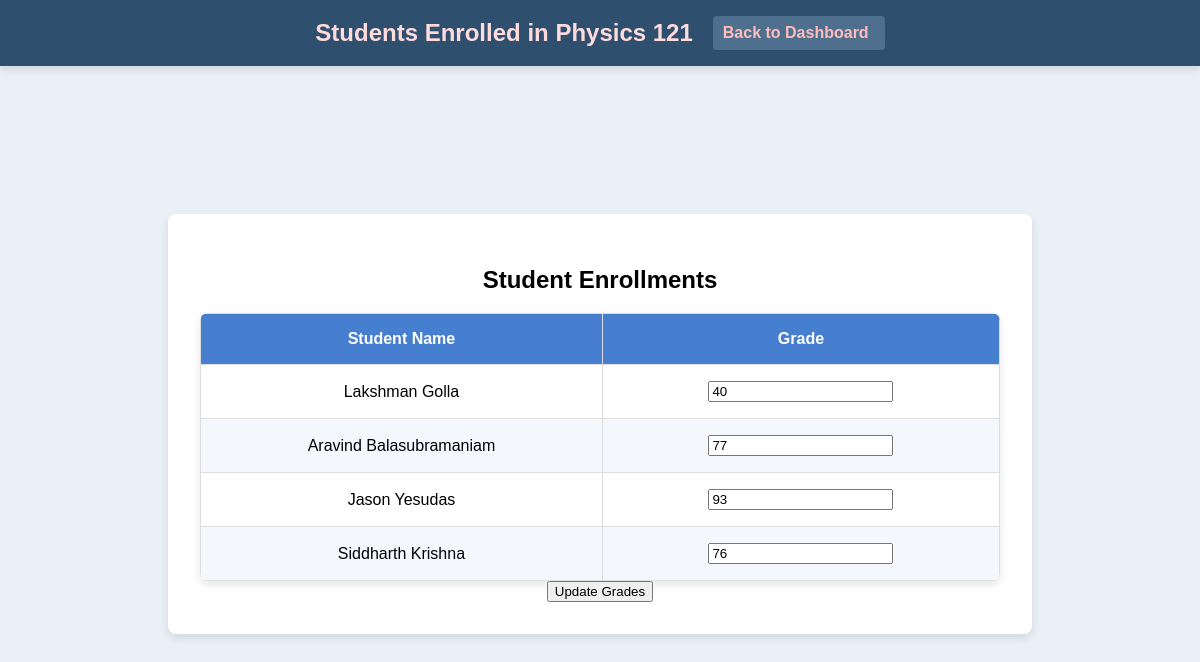
The app's page /teacher/course/3/students (signed in) with its own data.
### app.py (models this page shows, shortened)
class Course(db.Model):
    id = db.Column(db.Integer, primary_key=True)
    course_code = db.Column(db.String(10))
    course_name = db.Column(db.String(100))
    capacity = db.Column(db.Integer)
    teacher_id = db.Column(db.Integer, db.ForeignKey('user.id'))
    teacher = db.relationship('User', backref='teaching_courses', foreign_keys=[teacher_id])
    time = db.Column(db.String(50))
    enrolled_count = db.Column(db.Integer, default=0)

class User(UserMixin, db.Model):
    id = db.Column(db.Integer, primary_key=True)
    username = db.Column(db.String(150))
    password = db.Column(db.String(150))
    role = db.Column(db.String(50))

class Enrollment(db.Model):
    id = db.Column(db.Integer, primary_key=True)
    course_id = db.Column(db.Integer, db.ForeignKey('course.id'))
    user_id = db.Column(db.Integer, db.ForeignKey('user.id'))
    grade = db.Column(db.String(5))
    user = db.relationship('User', backref='enrollments')
    course = db.relationship('Course', backref='enrollments', lazy=True)

### app.py (the view, shortened to what this page needs)
@app.route('/teacher/course/<int:course_id>/students', methods=['GET', 'POST'])
@login_required
def view_students(course_id):
    if current_user.role != 'teacher':
        flash("Access denied: Only teachers can view this page.", "danger")
        return redirect(url_for('login'))
    course = Course.query.filter_by(id=course_id, teacher_id=current_user.id).first()
    if not course:
        flash("You do not have permission to view students for this course.", "danger")
        return redirect(url_for('teacher_dashboard'))
    enrollments = Enrollment.query.filter_by(course_id=course.id).all()
    students = [(User.query.get(enrollment.user_id), enrollment) for enrollment in enrollments]
    return render_template('students_enrolled.html', course=course, students=students)

### app.py (called while the page is built)
@login_manager.user_loader
def load_user(user_id):
    return User.query.get(int(user_id))

### templates/students_enrolled.html (shortened to what this page needs)
<!DOCTYPE html>
<html lang="en">
<head>
    <link rel="stylesheet" href="{{ url_for('static', filename='styles.css') }}">
</head>
<body>
    <div class="header">
        <h1>Students Enrolled in {{ course.course_name }}</h1>
        <a href="{{ url_for('teacher_dashboard') }}" class="back-to-dashboard sign-out">Back to Dashboard</a>
    </div>
    <div class="container">
        <h2>Student Enrollments</h2>
        <form method="POST">
            <table>
                <thead>
                    <tr>
                        <th>Student Name</th>
                        <th>Grade</th>
                    </tr>
                </thead>
                <tbody>
                    {% for student, enrollment in students %}
                    <tr>
                        <td>{{ student.username }}</td>
                        <td>
                            <input type="text" name="{{ enrollment.id }}" value="{{ enrollment.grade or '' }}">
                        </td>
                    </tr>
                    {% endfor %}
                </tbody>
            </table>
            <button type="submit">Update Grades</button>
        </form>
    </div>
</body>
</html>

### static/styles.css (style rules this page uses)
body { font-family: Arial, sans-serif; background-color: #e9f0f7; margin: 0; display: flex; justify-content: center; align-items: center; min-height: 100vh; }
.container { max-width: 800px; width: 100%; background-color: #ffffff; padding: 2rem; border-radius: 8px; box-shadow: 0px 4px 10px rgba(0, 0, 0, 0.1); text-align: center; margin: 5rem auto 2rem; }
.header { width: 100%; background-color: #2f4f6f; color: #fff; padding: 1rem 0; display: flex; justify-content: center; align-items: center; box-shadow: 0px 4px 8px rgba(0, 0, 0, 0.1); position: fixed; top: 0; left: 0; z-index: 10; margin-bottom: 20px; }
.header h1, .header h2 { margin: 0; color: #ffdbdb; }
.header h1 { font-size: 1.5rem; margin-right: 20px; }
.sign-out { color: #ffbdbd; text-decoration: none; font-weight: bold; padding: 0.5rem 1rem; border-radius: 4px; background-color: #4f6f8f; padding-left: 10px; }
table { width: 100%; border-collapse: collapse; margin-top: 1rem; text-align: center; border-radius: 8px; overflow: hidden; box-shadow: 0px 4px 8px rgba(0, 0, 0, 0.1); }
th, td { border: 1px solid #ddd; padding: 1rem; }
th { background-color: #467fcf; color: #fff; font-weight: bold; }
tr:nth-child(even) { background-color: #f4f8fc; }

### records on screen
Course: course_name "Physics 121"
User: username "Lakshman Golla", grade "40"
User: username "Aravind Balasubramaniam", grade "77"
User: username "Jason Yesudas", grade "93"
User: username "Siddharth Krishna", grade "76"
